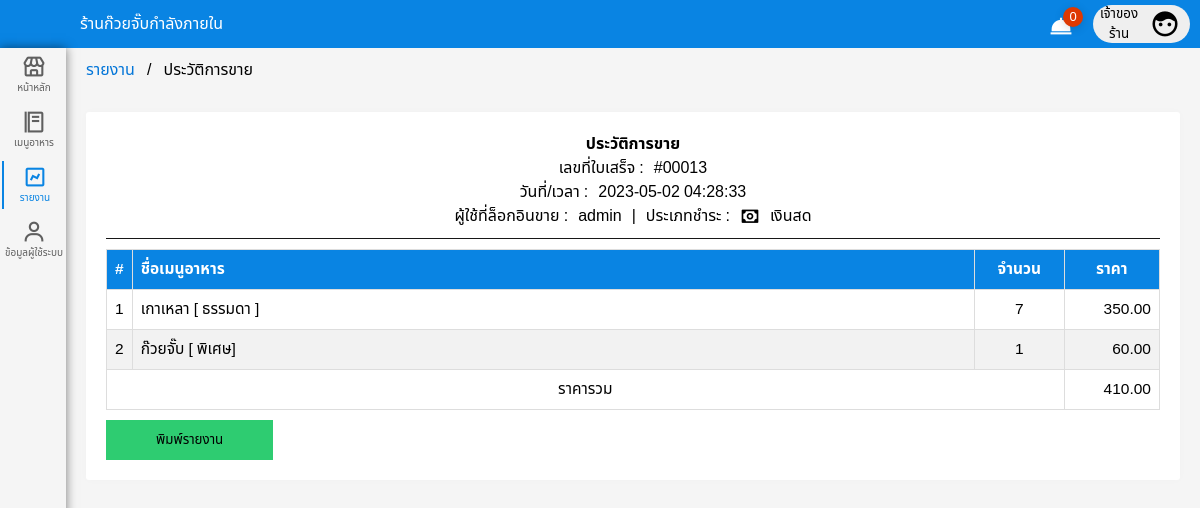
Page /00report_2.php?receipt=00013 (signed in) on the committed database.
### tables this page shows
CREATE TABLE `user_type` (
  `id_user_type` int(2) NOT NULL,
  `user_type` varchar(20) NOT NULL
);

CREATE TABLE `sales_history` (
  `receipt` int(5) UNSIGNED ZEROFILL NOT NULL COMMENT 'เลขใบเสร็จ',
  `order_code` int(5) UNSIGNED NOT NULL COMMENT 'รหัสรายการสั่งซื้อ',
  `id_pay_through` int(2) UNSIGNED ZEROFILL NOT NULL COMMENT 'รหัสชำระเงินด้วย',
  `user_id` int(4) UNSIGNED ZEROFILL NOT NULL COMMENT 'id ผู้ใช้',
  `date_time` datetime NOT NULL COMMENT 'วันที่/เวลา ที่ออกใบเสร็จ',
  `all_food_prices` varchar(100) NOT NULL COMMENT 'ราคารวม'
);

CREATE TABLE `user` (
  `user_id` int(4) UNSIGNED ZEROFILL NOT NULL COMMENT 'id ผู้ใช้',
  `user_name` varchar(100) NOT NULL COMMENT 'ชื่อผู้ใช้',
  `password` varchar(100) NOT NULL COMMENT 'รหัสผ่าน',
  `phone` varchar(10) NOT NULL COMMENT 'เบอร์โทรศัพท์',
  `id_user_type` int(2) NOT NULL COMMENT 'ประเภทบัญชีผู้ใช้',
  `date_added` datetime NOT NULL DEFAULT current_timestamp(),
  `useredit` int(2) UNSIGNED ZEROFILL NOT NULL COMMENT 'การแก้ไขบัญชี 0 = ไม่เคยแก้ไข , 1 = เคยแก้ไข'
);

CREATE TABLE `cart_item` (
  `code` int(4) UNSIGNED ZEROFILL NOT NULL COMMENT 'รหัส',
  `quantity` int(100) NOT NULL COMMENT 'จำนวน',
  `price` int(100) NOT NULL COMMENT 'ราคา',
  `id_cart_item` int(2) UNSIGNED ZEROFILL NOT NULL COMMENT 'id',
  `order_code` int(5) UNSIGNED ZEROFILL NOT NULL COMMENT 'id_รายการสั่งซื้อ'
);

CREATE TABLE `food_item` (
  `food_menu_code` int(4) UNSIGNED ZEROFILL NOT NULL COMMENT 'รหัสเมนูอาหาร',
  `food_menu_name` varchar(100) NOT NULL COMMENT 'ชื่อเมนูอาหาร',
  `selling_price_food` int(10) NOT NULL COMMENT 'ราคาขาย',
  `category_food` int(4) UNSIGNED ZEROFILL NOT NULL COMMENT 'ประเภทอาหาร',
  `img` varchar(100) NOT NULL COMMENT 'ภาพอาหาร',
  `date_added` datetime NOT NULL COMMENT 'วันที่เพิ่มข้อมูล',
  `status` int(1) NOT NULL COMMENT 'สถานะ เช่น ยกเลิกเมนูหรือเมนูยังไม่พร้อม\r\n'
);

### function.php (called while the page is built, shortened)
<?php
    class DB_con {
        function __construct() {
            $conn = mysqli_connect(DB_SERVER, DB_USER, DB_PASS, DB_NAME);
            $this->dbcon = $conn;
        }
        public function tostatus(){
            $status = mysqli_query($this->dbcon,"SELECT status, COUNT(table_id) as TOstatus FROM table_number WHERE status=1 GROUP BY status");
            return $status ;
        }
    }
?>

### 00report_2.php (the view, shortened to what this page needs)
<!DOCTYPE html>
<html lang="en" xmlns="http://www.w3.org/1999/xhtml">
<head runat="server" >
    <link rel="stylesheet"href="wcss/report.css">
    <link rel="stylesheet"href="wcss/navber.css">
    <link href='https://unpkg.com/boxicons@2.0.7/css/boxicons.min.css' rel='stylesheet'>
    <link href="https://cdn.datatables.net/1.13.1/css/jquery.dataTables.min.css"rel="stylesheet">
</head>
<body>
<div class="navber">
<div class="he">
            <a style="color: #fff; text-decoration: none;" href="00tablenumber.php">ร้านก๊วยจั๊บกำลังภายใน</a>
        </div>
        <a href="00order.php" class="button">
            <span  class="content"><i class='bx bxs-dish'></i></span>
                <?php
                include_once('function.php');
                $fetchdata = new DB_con();
                $sql = $fetchdata->tostatus();
                $row = mysqli_fetch_array($sql);
                    if($row>0){
                        echo '<span class="badge">'.$row['TOstatus'].'</span>';
                        }else{
                        echo '<span class="badge">0</span>';
                    }
                ?>
        </a>
        <?php
            $status = $_SESSION['status_login'] ;
            $user_type = mysqli_query($connect," SELECT * FROM `user_type` WHERE id_user_type='$status' " );
            $rowuser_type = mysqli_fetch_assoc($user_type)
        ?>
        <button class="myBtn2"id="myBtn10" onclick="myFunctionmyBtn()">
                    <p class="co"><?php echo $rowuser_type['user_type']?></p>
                    <div class="profile-photo"  >
                    <i class='bx bxs-face'></i>
                    </div>
        </button>
    </div>
    <div class="home-section">
                        <div class="menu">
                            <div class="nav-list">
                            <div class="menubox">
                                        <div class="a1">
                                            <a href="00tablenumber.php">
                                                <i class='bx bx-store' ></i>
                                                <span class="links_name">หน้าหลัก</span>
                                            </a>
                                        </div>
                                    </div>
                                    <div class="menubox">
                                        <div class="a2">
                                            <a href="00food.php">
                                                <i class='bx bx-food-menu' ></i>
                                                <span class="links_name">เมนูอาหาร</span>
                                            </a>
                                        </div>
                                    </div>
                                    <div class="menubox">
                                        <div class="a3">
                                            <a href="00report.php">
                                                <i class='bx bx-chart'></i>
                                                <span class="links_name">รายงาน</span>
                                            </a>
                                        </div>
                                    </div>
                                    <div class="menubox">
                                        <div class="a5">
                                            <a href="00user.php">
                                                <i class='bx bx-user'></i>
                                                <span class="links_name">ข้อมูลผู้ใช้ระบบ</span>
                                            </a>
                                        </div>
                                    </div>
                   </div>
    </div>
<div class="boxx">
    <ul class="breadcrumb">
        <li><a href="00report.php">รายงาน</a></li>
        <li>ประวัติการขาย</li>
    </ul>
    <div class="boxS" >
               <?php
                  $receipt = $_SESSION['receipt'];
                  $sql_sales_history0 = mysqli_query($connect, "SELECT * FROM `sales_history` WHERE `receipt`='$receipt'");
                  $row0 = mysqli_fetch_assoc($sql_sales_history0);
                  $order_code = $row0['order_code'];
                  $user_id_sales_history = $row0['user_id'];
                  $user = mysqli_query($connect, "SELECT * FROM `user` WHERE `user_id`= $user_id_sales_history");
                  $rowuser = mysqli_fetch_assoc($user);
                  if($row0["id_pay_through"]==1){
                      $eee = "<div style='display: flex; align-items: center;' > <i style=' font-size: 20px; padding-right: 10px;' class='bx bx-money'></i> <p>เงินสด</p> </div>";
                  }elseif($row0["id_pay_through"]==2){
                      $eee = "<div style=' display: flex; align-items: center;'  ><i style=' font-size: 20px; padding-right: 10px;' class='bx bx-scan'></i> <p>QR code</p> </div>";
                  }
               ?>
                <div class="receipt_2">
                    <div class="namere" style="font-weight: bold;" >ประวัติการขาย</div>
                    <div class="receiptno"> <p>เลขที่ใบเสร็จ : </p> <p style="padding-left: 10px; "><?php echo "#".$receipt ; ?></p> </div>
                    <div class="receiptno"> <p>วันที่/เวลา : </p> <p style="padding-left: 10px; "><?php echo $row0["date_time"]; ?></p> </div>
                    <div class="receiphj">
                        <div class="receiptno"> <p>ผู้ใช้ที่ล็อกอินขาย : </p><p style="padding-left: 10px; "><?php echo $rowuser['user_name']; ?></p> </div>
                        <div class="receiptno"> <p style="padding-left: 10px; padding-right: 10px;"> | </p> </div>
                        <div class="receiptno"> <p>ประเภทชำระ : </p><p style="padding-left: 10px; "><?php echo $eee; ?></p> </div>
                    </div>
                    <div class="receiptlist">
                        <div class="totalscroll">
                                <table >
                                    <thead>
                                        <tr>
                                            <th style="width: 2%; text-align: center;">#</th>
                                            <th style="width: 80%; ">ชื่อเมนูอาหาร</th>
                                            <th style="text-align: center;">จำนวน</th>
                                            <th style="text-align: center;">ราคา</th>
                                        </tr>
                                    </thead>
                                    <tbody>
                                        <?php
                                          $query = mysqli_query($connect, "SELECT * FROM `cart_item` WHERE `order_code`='$order_code'");
                                          $totalc = mysqli_num_rows($query);
                                          $num = 0;
                                          $sum = 0;
                                              if ($totalc > 0) {
                                                  while ($row10 = mysqli_fetch_assoc($query)) {
                                                        $num = $num + 1;
                                                          $quantity = $row10['quantity'];
                                                          $price = $row10['price'];
                                                          $code = $row10['code'];
                                                          $fooditem = mysqli_query($connect, "SELECT * FROM food_item WHERE food_menu_code='$code' ");
                                                          $rowfooditem = mysqli_fetch_assoc($fooditem);
                                                          $name = $rowfooditem["food_menu_name"];
                                                          $priceXquantity =  $price * $quantity ;
                                                          $sum = $sum + $priceXquantity ;
                                        ?>
                                        <tr>
                                            <td style="text-align: center;"><?php echo $num?></td>
                                            <td><?php echo $name ;?></td>
                                            <td style="text-align: center;"><?php echo $quantity ;?></td>
                                            <td style="text-align: end;"><?php echo number_format($priceXquantity,2) ;?></td>
                                        </tr>
                                        <?php } } ?>
                                    </tbody>
                                    <tbody>
                                        <tr>
                                            <td colspan="3" style="text-align: center;">ราคารวม</td>
                                            <td style="text-align: end;"><?php echo number_format($sum,2)?></td>
                                        </tr>
                                    </tbody>
                                </table>
                        </div>
                    </div>
                    <div class="box-print">
                        <form action="00report_2.php" >
                            <button name="print" type="submit" class="print">พิมพ์รายงาน</button>
                        </form>
                    </div>
                </div>
    </div>
</div>
</body>
</html>

### wcss/report.css (style rules this page uses)
* { margin: 0; padding: 0; box-sizing: border-box; font-family: 'Noto Sans Thai', sans-serif; }
body { background: #f3f3f3ce; }
.home-section { display: flex; justify-content: space-between; }
.menubox { padding-left: 2px; height: 54px; padding-top: 3px; padding-bottom: 3px; display: flex; justify-content: space-between; }
.menubox .a3 .links_name , .menubox .a3 i { color: #0984e3; }
.menubox .a1 , .menubox .a2 , .menubox .a3 , .menubox .a4 , .menubox .a5 , .menubox .a6 { width: 64px; display: flex; align-items: center; justify-content: center; }
.menu { box-shadow: 0 0 10px rgba(0, 0, 0.5, 0.5); height: 100vh; width: 66px; font-size: 10px; }
.menu a { text-align: center; padding-top: 5px; padding-bottom:5px ; text-decoration: none; color: #000000; }
.menubox { margin-bottom: 1px; }
.menu i { font-size: 25px; width: 100%; display: flex; align-items: center; justify-content: center; color: #5f5f5f; }
.menu .links_name { display: flex; align-items: center; justify-content: center; list-style: none; color: #5f5f5f; }
.content { height: 100vh; width: 100%; font-size: 14px; }
.profile-photo { display:flex; align-items: center; justify-content: center; width: 2rem; height: 2rem; margin-left: 5px; margin-right: 10px; }
.button { padding-top: 10px; position: relative; border-radius: 4px; color: white; cursor: pointer; user-select: none; transition: all .3s; width: 40px; }
.button i { font-size: 25px; }
.badge { border-radius: 50%; font-size: 13px; width: 20px; height: 20px; display: block; position: absolute; background: #de3902; box-shadow: 0 2px 10px rgba(0,0,0,.15); display: flex; align-items: center; justify-content: center; top: 3px; right: 5px; transition: all .3s; }
.boxx { max-height: 100vh; overflow: scroll; width: 100%; }
.boxS { padding: 20px 20px 20px 20px; margin: 20px; border-radius: 3px; background-color: #ffffff; box-shadow: 0 0 10px rgba(0, 0, 0, 0.02); }
table { font-family: arial, sans-serif; border-collapse: collapse; width: 100%; font-size: 15.5px; }
th { color: #fff; background-color: #0984e3; }
td, th { text-align: left; padding: 8px; cursor: pointer; }
th { padding: 8px; text-align: left; color: #ffffff; border-bottom: 1px solid #ddd; }
table tbody td, th { text-align: left; padding: 8px; cursor: pointer; border: 0.3px solid #dddddd; }
table tbody tr:nth-child(even) { background-color: #f2f2f2; }
.totalscroll { margin-top: 10px; padding-top: 10px; border-top: 0.3px solid rgb(23, 23, 23); }
.boxx .boxS .receiptno { display: flex; justify-content: center; }
.receipt_2 { text-align: center; }
.receiphj { display: flex; justify-content: center; }
ul.breadcrumb { padding: 10px 20px; list-style: none; }
ul.breadcrumb li { display: inline; }
ul.breadcrumb li+li:before { padding: 8px; color: black; content: "/\00a0"; }
ul.breadcrumb li a { color: #0275d8; text-decoration: none; }
.box-print { width: 100%; text-align: left; }
.print { border: none; margin-top: 10px; padding: 10px 50px; background-color: #2ecc71; }
.re-print td, th { text-align: left; padding: 8px; cursor: pointer; }
.re-printt thead tbody td, th { text-align: left; padding: 8px; cursor: pointer; }

### wcss/navber.css (style rules this page uses)
.navber { padding-left: 80px; height: 6vh; display: flex; align-items: center; background-color:#0984e3; }
.navber .he { color: #ffffff; width: 100%; }
.navber .myBtn2 { display: flex; align-items: center; justify-content: space-between; width: 10%; border-radius: 50px; border: none; margin-right: 10px; height: 80%; }
.navber .myBtn2 p { color: #000000; width: 100%; }
.navber .myBtn2 i { font-size: 30px; }
.navber .content { background-color: #ffffff00; }
.navber .button { padding-top: 10px; position: relative; border-radius: 4px; color: white; cursor: pointer; user-select: none; transition: all .3s; width: 40px; margin-right: 10px; }
.navber .button i { font-size: 25px; }
.navber .badge { border-radius: 50%; font-size: 13px; width: 20px; height: 20px; display: block; position: absolute; background: #de3902; box-shadow: 0 2px 10px rgba(0,0,0,.15); display: flex; align-items: center; justify-content: center; top: 3px; right: 0px; transition: all .3s; }

### rows in the picture
user_type: user_type "เจ้าของร้าน"
sales_history: date_time "2023-05-02 04:28:33"
user: user_name "admin"
cart_item: code.food_menu_name "เกาเหลา [ ธรรมดา ]", quantity "7", priceXquantity "350.00"
cart_item: code.food_menu_name "ก๊วยจั๊บ [ พิเศษ]", quantity "1", priceXquantity "60.00"

### other values in the picture
$receipt "00013"
$sum "410.00"
